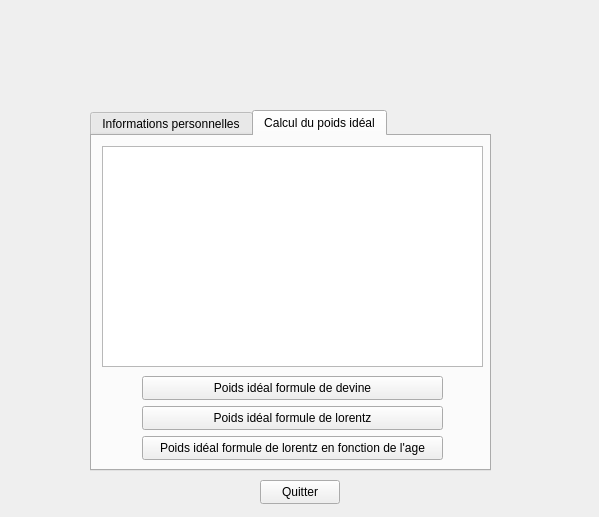
<?xml version="1.0" encoding="UTF-8"?>
<ui version="4.0">
 <class>Widget</class>
 <widget class="QWidget" name="Widget">
  <property name="geometry">
   <rect>
    <x>0</x>
    <y>0</y>
    <width>599</width>
    <height>517</height>
   </rect>
  </property>
  <property name="windowTitle">
   <string>Widget</string>
  </property>
  <widget class="QTabWidget" name="tabWidgetPoids">
   <property name="geometry">
    <rect>
     <x>90</x>
     <y>110</y>
     <width>401</width>
     <height>361</height>
    </rect>
   </property>
   <property name="currentIndex">
    <number>1</number>
   </property>
   <property name="tabBarAutoHide">
    <bool>false</bool>
   </property>
   <widget class="QWidget" name="tab">
    <attribute name="title">
     <string>Informations personnelles</string>
    </attribute>
    <layout class="QGridLayout" name="gridLayout">
     <item row="1" column="1" colspan="3">
      <widget class="QLineEdit" name="lineEditPrenom"/>
     </item>
     <item row="2" column="0">
      <widget class="QLabel" name="labelSexe">
       <property name="text">
        <string>Sexe</string>
       </property>
      </widget>
     </item>
     <item row="2" column="1" colspan="2">
      <widget class="QRadioButton" name="radioButtonFemme">
       <property name="text">
        <string>Femme</string>
       </property>
      </widget>
     </item>
     <item row="3" column="1" colspan="3">
      <widget class="QSpinBox" name="spinBoxAge">
       <property name="minimum">
        <number>1</number>
       </property>
       <property name="maximum">
        <number>200</number>
       </property>
       <property name="stepType">
        <enum>QAbstractSpinBox::DefaultStepType</enum>
       </property>
      </widget>
     </item>
     <item row="3" column="0">
      <widget class="QLabel" name="labelAge">
       <property name="text">
        <string>Age</string>
       </property>
      </widget>
     </item>
     <item row="0" column="0">
      <widget class="QLabel" name="labelNom">
       <property name="text">
        <string>Nom</string>
       </property>
      </widget>
     </item>
     <item row="2" column="3">
      <widget class="QRadioButton" name="radioButtonHomme">
       <property name="text">
        <string>Homme</string>
       </property>
      </widget>
     </item>
     <item row="4" column="1" colspan="3">
      <widget class="QDoubleSpinBox" name="doubleSpinBoxPoids">
       <property name="minimum">
        <double>15.000000000000000</double>
       </property>
       <property name="maximum">
        <double>300.000000000000000</double>
       </property>
       <property name="singleStep">
        <double>0.100000000000000</double>
       </property>
      </widget>
     </item>
     <item row="5" column="1" colspan="3">
      <widget class="QDoubleSpinBox" name="doubleSpinBoxTaille">
       <property name="minimum">
        <double>0.500000000000000</double>
       </property>
       <property name="maximum">
        <double>3.000000000000000</double>
       </property>
       <property name="singleStep">
        <double>0.010000000000000</double>
       </property>
       <property name="value">
        <double>0.500000000000000</double>
       </property>
      </widget>
     </item>
     <item row="4" column="0">
      <widget class="QLabel" name="labelPoids">
       <property name="text">
        <string>Poids (kg)</string>
       </property>
      </widget>
     </item>
     <item row="5" column="0">
      <widget class="QLabel" name="labelTaille">
       <property name="text">
        <string>Taille (m)</string>
       </property>
      </widget>
     </item>
     <item row="1" column="0">
      <widget class="QLabel" name="labelPrenom">
       <property name="text">
        <string>Prénom</string>
       </property>
      </widget>
     </item>
     <item row="6" column="2">
      <widget class="QPushButton" name="pushButtonSuite">
       <property name="text">
        <string>Suite</string>
       </property>
      </widget>
     </item>
     <item row="0" column="1" colspan="3">
      <widget class="QLineEdit" name="lineEditNom"/>
     </item>
    </layout>
   </widget>
   <widget class="QWidget" name="tab_2">
    <attribute name="title">
     <string>Calcul du poids idéal</string>
    </attribute>
    <widget class="QTextEdit" name="textEdit">
     <property name="geometry">
      <rect>
       <x>10</x>
       <y>10</y>
       <width>381</width>
       <height>221</height>
      </rect>
     </property>
     <property name="html">
      <string>&lt;!DOCTYPE HTML PUBLIC &quot;-//W3C//DTD HTML 4.0//EN&quot; &quot;http://www.w3.org/TR/REC-html40/strict.dtd&quot;&gt;
&lt;html&gt;&lt;head&gt;&lt;meta name=&quot;qrichtext&quot; content=&quot;1&quot; /&gt;&lt;style type=&quot;text/css&quot;&gt;
p, li { white-space: pre-wrap; }
&lt;/style&gt;&lt;/head&gt;&lt;body style=&quot; font-family:'Ubuntu'; font-size:10pt; font-weight:400; font-style:normal;&quot;&gt;
&lt;p style=&quot;-qt-paragraph-type:empty; margin-top:0px; margin-bottom:0px; margin-left:0px; margin-right:0px; -qt-block-indent:0; text-indent:0px;&quot;&gt;&lt;br /&gt;&lt;/p&gt;&lt;/body&gt;&lt;/html&gt;</string>
     </property>
    </widget>
    <widget class="QPushButton" name="pushButtonDevine">
     <property name="geometry">
      <rect>
       <x>50</x>
       <y>240</y>
       <width>301</width>
       <height>24</height>
      </rect>
     </property>
     <property name="text">
      <string>Poids idéal formule de devine</string>
     </property>
    </widget>
    <widget class="QPushButton" name="pushButtonLorentz">
     <property name="geometry">
      <rect>
       <x>50</x>
       <y>270</y>
       <width>301</width>
       <height>24</height>
      </rect>
     </property>
     <property name="text">
      <string>Poids idéal formule de lorentz</string>
     </property>
    </widget>
    <widget class="QPushButton" name="pushButtonLorentzAge">
     <property name="geometry">
      <rect>
       <x>50</x>
       <y>300</y>
       <width>301</width>
       <height>24</height>
      </rect>
     </property>
     <property name="text">
      <string>Poids idéal formule de lorentz en fonction de l'age</string>
     </property>
    </widget>
   </widget>
  </widget>
  <widget class="QPushButton" name="pushButtonQuitter">
   <property name="geometry">
    <rect>
     <x>260</x>
     <y>480</y>
     <width>80</width>
     <height>24</height>
    </rect>
   </property>
   <property name="text">
    <string>Quitter</string>
   </property>
  </widget>
 </widget>
 <layoutdefault spacing="6" margin="11"/>
 <resources/>
 <connections>
  <connection>
   <sender>pushButtonQuitter</sender>
   <signal>clicked()</signal>
   <receiver>Widget</receiver>
   <slot>close()</slot>
   <hints>
    <hint type="sourcelabel">
     <x>328</x>
     <y>494</y>
    </hint>
    <hint type="destinationlabel">
     <x>429</x>
     <y>485</y>
    </hint>
   </hints>
  </connection>
 </connections>
</ui>
